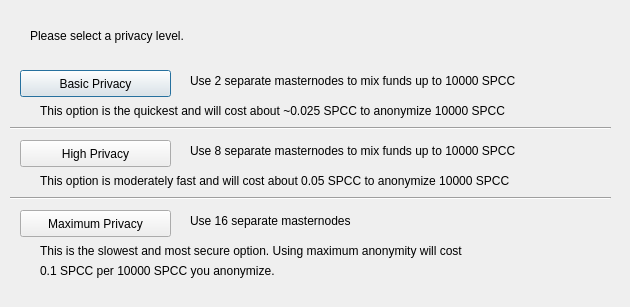
<?xml version="1.0" encoding="UTF-8"?>
<ui version="4.0">
 <class>ObfuscationConfig</class>
 <widget class="QDialog" name="ObfuscationConfig">
  <property name="geometry">
   <rect>
    <x>0</x>
    <y>0</y>
    <width>630</width>
    <height>307</height>
   </rect>
  </property>
  <property name="windowTitle">
   <string>Configure Obfuscation</string>
  </property>
  <widget class="QPushButton" name="buttonBasic">
   <property name="geometry">
    <rect>
     <x>20</x>
     <y>70</y>
     <width>151</width>
     <height>27</height>
    </rect>
   </property>
   <property name="text">
    <string>Basic Privacy</string>
   </property>
  </widget>
  <widget class="QPushButton" name="buttonHigh">
   <property name="geometry">
    <rect>
     <x>20</x>
     <y>140</y>
     <width>151</width>
     <height>27</height>
    </rect>
   </property>
   <property name="text">
    <string>High Privacy</string>
   </property>
  </widget>
  <widget class="QPushButton" name="buttonMax">
   <property name="geometry">
    <rect>
     <x>20</x>
     <y>210</y>
     <width>151</width>
     <height>27</height>
    </rect>
   </property>
   <property name="text">
    <string>Maximum Privacy</string>
   </property>
  </widget>
  <widget class="QLabel" name="label">
   <property name="geometry">
    <rect>
     <x>30</x>
     <y>20</y>
     <width>571</width>
     <height>31</height>
    </rect>
   </property>
   <property name="text">
    <string>Please select a privacy level.</string>
   </property>
  </widget>
  <widget class="QLabel" name="label_2">
   <property name="geometry">
    <rect>
     <x>190</x>
     <y>70</y>
     <width>421</width>
     <height>21</height>
    </rect>
   </property>
   <property name="text">
    <string>Use 2 separate masternodes to mix funds up to 10000 SPCC</string>
   </property>
  </widget>
  <widget class="QLabel" name="label_3">
   <property name="geometry">
    <rect>
     <x>190</x>
     <y>140</y>
     <width>411</width>
     <height>21</height>
    </rect>
   </property>
   <property name="text">
    <string>Use 8 separate masternodes to mix funds up to 10000 SPCC</string>
   </property>
  </widget>
  <widget class="QLabel" name="label_4">
   <property name="geometry">
    <rect>
     <x>190</x>
     <y>210</y>
     <width>421</width>
     <height>21</height>
    </rect>
   </property>
   <property name="text">
    <string>Use 16 separate masternodes</string>
   </property>
  </widget>
  <widget class="QLabel" name="label_6">
   <property name="geometry">
    <rect>
     <x>40</x>
     <y>100</y>
     <width>561</width>
     <height>21</height>
    </rect>
   </property>
   <property name="text">
    <string>This option is the quickest and will cost about ~0.025 SPCC to anonymize 10000 SPCC</string>
   </property>
  </widget>
  <widget class="QLabel" name="label_7">
   <property name="geometry">
    <rect>
     <x>40</x>
     <y>170</y>
     <width>561</width>
     <height>21</height>
    </rect>
   </property>
   <property name="text">
    <string>This option is moderately fast and will cost about 0.05 SPCC to anonymize 10000 SPCC</string>
   </property>
  </widget>
  <widget class="QLabel" name="label_8">
   <property name="geometry">
    <rect>
     <x>40</x>
     <y>240</y>
     <width>561</width>
     <height>21</height>
    </rect>
   </property>
   <property name="text">
    <string>This is the slowest and most secure option. Using maximum anonymity will cost</string>
   </property>
  </widget>
  <widget class="QLabel" name="label_9">
   <property name="geometry">
    <rect>
     <x>40</x>
     <y>260</y>
     <width>561</width>
     <height>21</height>
    </rect>
   </property>
   <property name="text">
    <string>0.1 SPCC per 10000 SPCC you anonymize.</string>
   </property>
  </widget>
  <widget class="Line" name="line">
   <property name="geometry">
    <rect>
     <x>10</x>
     <y>120</y>
     <width>601</width>
     <height>16</height>
    </rect>
   </property>
   <property name="orientation">
    <enum>Qt::Horizontal</enum>
   </property>
  </widget>
  <widget class="Line" name="line_2">
   <property name="geometry">
    <rect>
     <x>10</x>
     <y>190</y>
     <width>601</width>
     <height>16</height>
    </rect>
   </property>
   <property name="orientation">
    <enum>Qt::Horizontal</enum>
   </property>
  </widget>
 </widget>
 <resources/>
 <connections/>
</ui>
